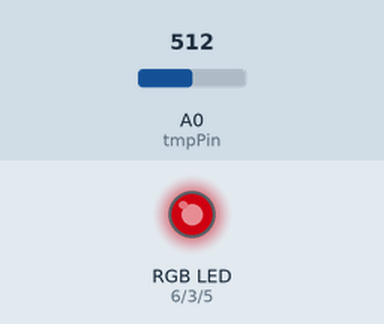
A sketch run on a simulated Arduino Uno, built with avr-gcc and run on an emulated ATmega328P. Shown: an RGB LED mixed from three pins (HIGH = lit). The inputs (shaded band) are chosen by the test bench; at power-on: A0 (tmpPin) = 512. Dim RGB values are drawn brighter than linear; what the sketch prints to the serial monitor is not drawn.

Above: at 1.2 s.
1.3 s: A0 (tmpPin) set to 716
At 2.2 s:
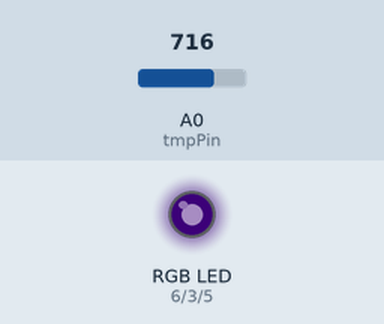
2.8 s: A0 (tmpPin) set to 900
At 3.4 s:
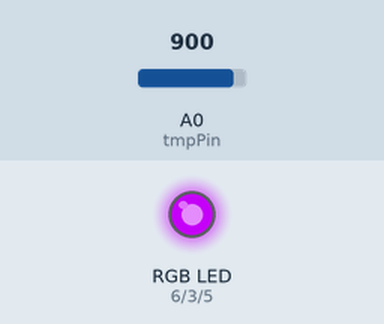
4.3 s: A0 (tmpPin) set to 1023
At 5.5 s:
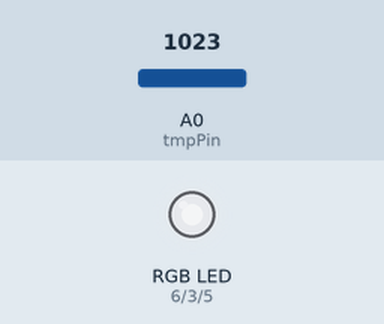
5.8 s: A0 (tmpPin) set to 306
At 6.8 s:
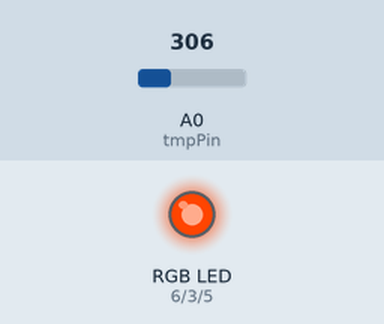
7.3 s: A0 (tmpPin) set to 122
At 7.9 s:
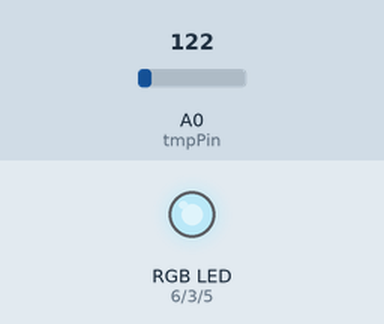
8.8 s: A0 (tmpPin) set to 0
At 9.1 s:
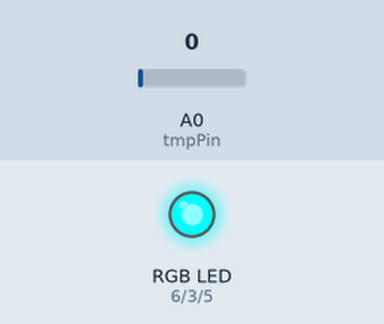
Timing chart, 0 to 11.3 s (numbered marks = the images above; inputs shaded):
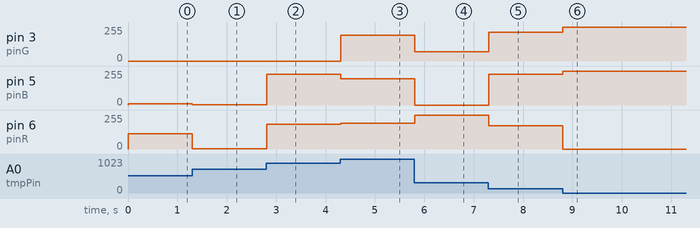

The sketch:

9StepTempIndicator.ino
```cpp
/*
CIRCUIT
https://www.tinkercad.com/things/hiIZq2KfcHl-cool-kup
*/

int pinR = 6;
int pinB = 5;
int pinG = 3;

int tmpPin = A0;
int tmpTemp = 0;
int lightMode = 0;

int colorSets[9][3] = {
  //coldest
  { 0, 255, 255 },  // Cyan
  //colder
  { 135, 206, 250 },  // Light Sky Blue
  //cold
  { 173, 216, 230 },  // Light Blue
  //warm
  { 255, 215, 0 },   // Gold
  //warmer
  { 255, 165, 0 },   // Orange
  //warmest
  { 255, 140, 0 },   // Yellow-Orange
  //hot
  { 255, 69, 0 },    // Red-Orange
  //hotter
  { 255, 99, 71 },   // Tomato
  //hottest
  { 255, 0, 0 }      // Red
};

void setup() {
  // put your setup code here, to run once:
  pinMode(pinR, OUTPUT);
  pinMode(pinB, OUTPUT);
  pinMode(pinG, OUTPUT);
  pinMode(tmpPin, INPUT);
  Serial.begin(9600);
}

void setRGBMode(int lightMode) {
  analogWrite(pinR, colorSets[lightMode][0]);
  analogWrite(pinG, colorSets[lightMode][1]);
  analogWrite(pinB, colorSets[lightMode][2]);
}

void loop() {
  tmpTemp = analogRead(tmpPin);
  lightMode = map(tmpTemp, 20, 358, 0, 8);
  Serial.println(lightMode);
  setRGBMode(lightMode);
}
```

Measured:
- after the input at 1.3 s, pin 5 (pinB): 10/255 → 2/255 at once; pin 6 (pinR): 115/255 → 1/255 at once
- after the input at 2.8 s, pin 5 (pinB): 2/255 → 232/255 at once; pin 6 (pinR): 1/255 → 184/255 at once
- after the input at 4.3 s, pin 3 (pinG): 0/255 → 194/255 at once; pin 5 (pinB): 232/255 → 198/255 at once; pin 6 (pinR): 184/255 → 193/255 at once
- after the input at 5.8 s, pin 3 (pinG): 194/255 → 69/255 at once; pin 5 (pinB): 198/255 → 0/255 at once; pin 6 (pinR): 193/255 → 255/255 at once
- after the input at 7.3 s, pin 3 (pinG): 69/255 → 216/255 at once; pin 5 (pinB): 0/255 → 230/255 at once; pin 6 (pinR): 255/255 → 173/255 at once
- after the input at 8.8 s, pin 3 (pinG): 216/255 → 255/255 at once; pin 5 (pinB): 230/255 → 255/255 at once; pin 6 (pinR): 173/255 → 0/255 at once
